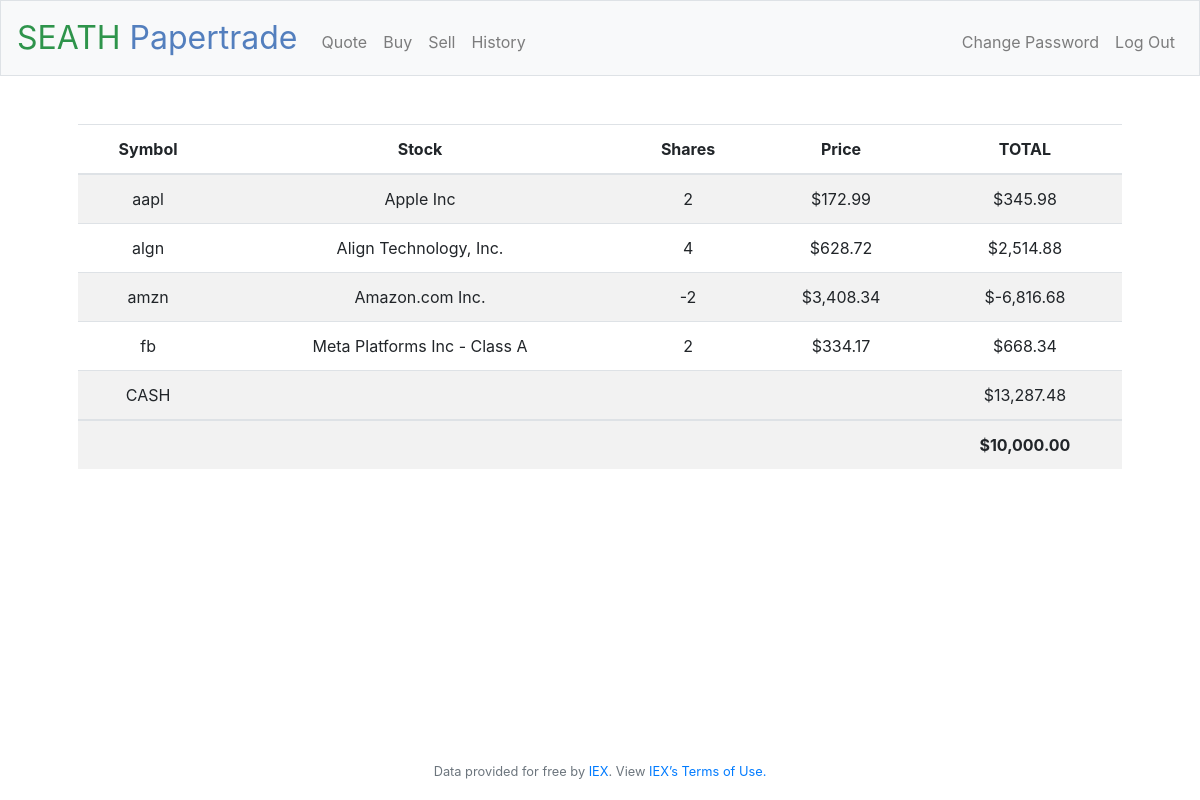
The page / (signed in) on the database its author committed.
### tables this page shows
CREATE TABLE portfolio (
  id INTEGER PRIMARY KEY AUTOINCREMENT,
  user_id INTEGER NOT NULL,
  stock TEXT NOT NULL,
  symbol TEXT NOT NULL,
  shares INTEGER NOT NULL,
  price NUMERIC NOT NULL,
  trade TEXT NOT NULL,
  time TIMESTAMP DEFAULT CURRENT_TIMESTAMP,
  FOREIGN KEY(user_id) REFERENCES users(id)
);

CREATE TABLE users (id INTEGER, username TEXT NOT NULL, hash TEXT NOT NULL, cash NUMERIC NOT NULL DEFAULT 10000.00, PRIMARY KEY(id));

### app/routes.py (the view)
@app.route("/")
@login_required
def index():
    user_id = session.get('user_id')
    c.execute("SELECT cash FROM users WHERE id = ?", (user_id, ))
    cash = c.fetchall()[0]['cash']
    c.execute('SELECT stock, symbol, SUM(shares) as total_shares, price FROM portfolio WHERE user_id = ? GROUP BY symbol', (user_id, ))
    portfolio = c.fetchall()
    equity = cash
    for i in portfolio:
        equity += i['price'] * i['total_shares']
    return render_template('index.html', equity=equity, usd=usd, portfolio=portfolio, cash=cash)

### app/__init__.py (called while the page is built)
@app.after_request
def after_request(response):
    response.headers["Cache-Control"] = "no-cache, no-store, must-revalidate"
    response.headers["Expires"] = 0
    response.headers["Pragma"] = "no-cache"
    return response

### app/models.py (called while the page is built)
def dict_factory(cursor, row):
    d = {}
    for idx, col in enumerate(cursor.description):
        d[col[0]] = row[idx]
    return d

def login_required(f):
    @wraps(f)
    def decorated_function(*args, **kwargs):
        if session.get("user_id") is None:
            return redirect("/login")
        return f(*args, **kwargs)
    return decorated_function

def usd(value):
    return f"${value:,.2f}"

### app/templates/index.html (shortened to what this page needs)
{% extends "layout.html" %}
{% block main %}
    <table class='table table-striped'>
        <thead>
            <tr>
                <th>Symbol</th>
                <th>Stock</th>
                <th>Shares</th>
                <th>Price</th>
                <th>TOTAL</th>
            </tr>
        </thead>
        <tbody>
            {% for i in portfolio %}
            <tr>
                <td>{{ i['symbol'] }}</td>
                <td>{{ i['stock'] }}</td>
                <td>{{ i['total_shares'] }}</td>
                <td>{{ usd(i['price']) }}</td>
                <td>{{ usd(i['total_shares'] * i['price']) }}</td>
            </tr>
            {% endfor %}
            <tr>
                <td>
                    CASH
                </td>
                <td></td>
                <td></td>
                <td></td>
                <td>{{ usd(cash) }}</td>
            </tr>
        </tbody>
        <tfooter>
            <td></td>
            <td></td>
            <td></td>
            <td></td>
            <td><b>{{ usd(equity) }}</b></td>
        </tfooter>
    </table>
{% endblock %}

### rows shown on the page
portfolio: symbol "algn", stock "Align Technology, Inc.", total_shares "4", price "$628.72", total_shares "$2,514.88"
users: cash "$13,287.48"

### other values the page prints
{{ i['symbol'] }} "aapl" "amzn" "fb"
{{ i['stock'] }} "Apple Inc" "Amazon.com Inc." "Meta Platforms Inc - Class A"
{{ i['total_shares'] }} "2" "-2" "2"
{{ usd(i['price']) }} "$172.99" "$3,408.34" "$334.17"
{{ usd(i['total_shares'] * i['price']) }} "$345.98" "$-6,816.68" "$668.34"
{{ usd(equity) }} "$10,000.00"
